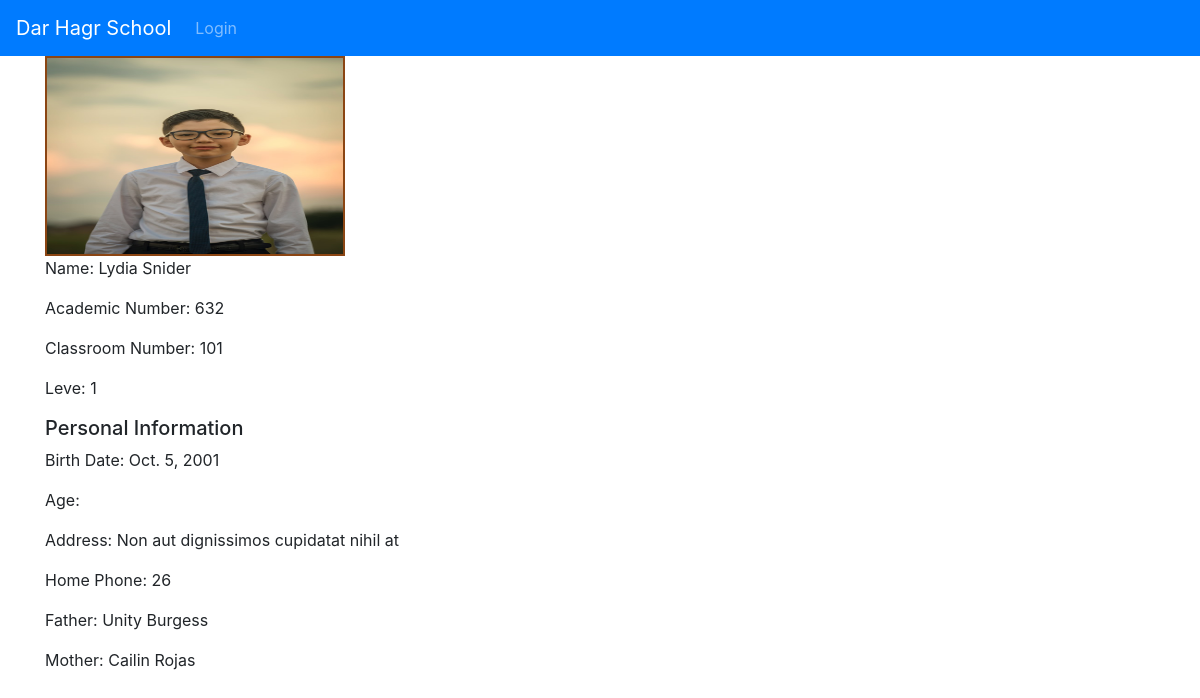
Page /school/students/3/ on the committed database.
### school/models.py (models this page shows, shortened)
class Student(models.Model):
    academic_number = models.IntegerField(unique=True)
    name = models.CharField(max_length=64)
    home_phone = models.IntegerField()
    address = models.CharField(max_length=280)
    classroom = models.ForeignKey(Classroom,on_delete=models.SET_NULL,null=True,related_name='students')
    birth_date = models.DateField(verbose_name='Date of birth')
    father = models.ForeignKey('school.Father',on_delete=models.SET_NULL,null=True)
    mother = models.ForeignKey('school.Mother',on_delete=models.SET_NULL,null=True)
    photo = models.ImageField(upload_to='students/')

class Classroom(models.Model):
    class_number = models.IntegerField(unique=True)
    levels = [
        ('1','1'),
        ('2','2'),
        ('3','3'),
        ('4','4'),
        ('5','5'),
        ('6','6'),
    ]
    level = models.TextField(max_length=2,choices=levels)
    class Meta:
        ordering = ['class_number']
        permissions = (('can_see_classrooms','Can see Classrooms'),)
    def __str__(self):
        return str(self.class_number)

class Father(models.Model):
    name = models.CharField(max_length=64)
    national_id = models.IntegerField(unique=True)
    phone = models.IntegerField()
    job = models.CharField(max_length=150)
    birth_date = models.DateField(verbose_name='Date of birth')
    def __str__(self):
        return self.name

class Mother(models.Model):
    name = models.CharField(max_length=64)
    national_id = models.IntegerField(unique=True)
    phone = models.IntegerField()
    job = models.CharField(max_length=150)
    birth_date = models.DateField(verbose_name='Date of birth')
    def __str__(self):
        return self.name

### school/views.py (the view)
# urls.py: path('students/<int:pk>/',views.StudentDetailView.as_view(),name='student_detail'),
class StudentDetailView(DetailView):
    model = Student
    contex_object_name = 'student'

### school/templates/school/student_detail.html (shortened to what this page needs)
{% extends 'school/base.html' %}
{%load static%}
{%block head%}
<link rel="stylesheet" href="{% static 'css/student.css' %}">
{%endblock%}
{%block body%}
<div class="container">
<img id='profile_pic' src="{{student.photo.url}}" alt="">
<p>Name: {{student.name}}</p>
<p>Academic Number: {{student.academic_number}}</p>
<p>Classroom Number: {{student.classroom}}</p>
<p>Leve: {{student.classroom.level}}</p>
<h5>Personal Information</h5>
<p>Birth Date: {{student.birth_date}}</p>
<p>Age: </p>
<p>Address: {{student.address}}</p>
<p>Home Phone: {{student.home_phone}}</p>
<p>Father: {{student.father}}</p>
<p>Mother: {{student.mother}}</p>
</div>
{%endblock%}

### school/static/css/style.css (style rules this page uses)
* { box-sizing: border-box }

### school/static/css/student.css (style rules this page uses)
#profile_pic { width: 300px; height: 200px; border:2px solid saddlebrown; }

### rows in the picture
Student: photo (picture), name "Lydia Snider", academic_number "632", classroom "101", classroom.level "1", birth_date "Oct. 5, 2001", address "Non aut dignissimos cupidatat nihil at", home_phone "26", father "Unity Burgess", mother "Cailin Rojas"
